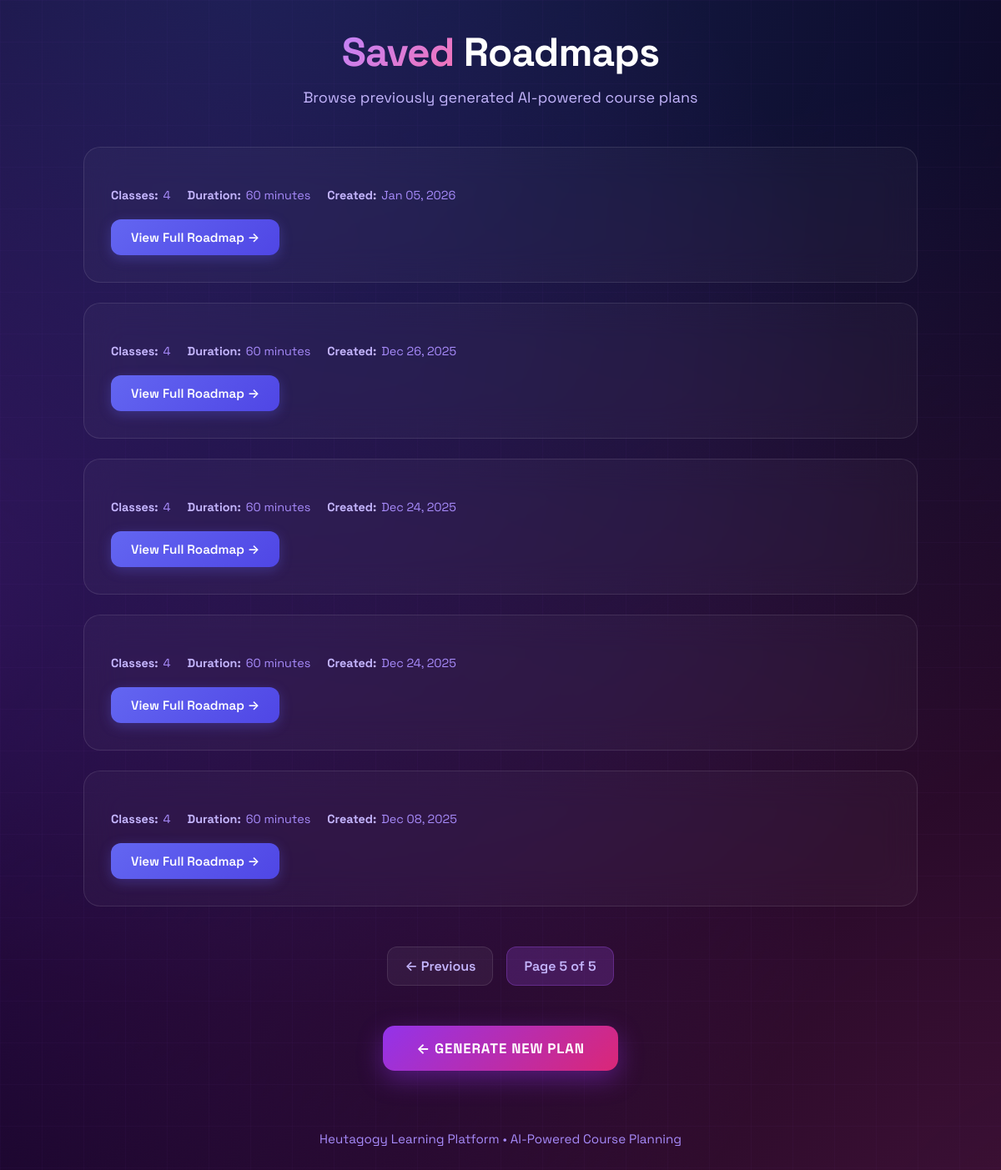
The app's page /teacher/plans/?page=5 with its own data.
### teacher/models.py (models this page shows)
class CoursePlan(models.Model):
    course_name = models.CharField(max_length=200)
    course_outcomes = models.TextField()
    num_classes = models.IntegerField()
    class_duration = models.IntegerField()   # minutes
    class_size = models.IntegerField()
    roadmap = models.TextField()             # generated roadmap JSON or text
    created_at = models.DateTimeField(auto_now_add=True)

### teacher/views.py (the view)
# urls.py: path("plans/", views.view_plans, name="view-plans"),
def view_plans(request):
    plans = CoursePlan.objects.order_by("-created_at")
    paginator = Paginator(plans, 5)  # 5 plans per page
    page_number = request.GET.get("page")
    page_obj = paginator.get_page(page_number)
    return render(request, "teacher/view_plans.html", {
        "page_obj": page_obj
    })

### teacher/templates/teacher/view_plans.html (shortened to what this page needs)
<!DOCTYPE html>
<html lang="en">
<head>
</head>
<body>
  <div class="container">
    <div class="inner">
      <div class="header">
        <h1><span class="highlight">Saved</span> Roadmaps</h1>
        <p>Browse previously generated AI-powered course plans</p>
      </div>
      <div class="plans-list">
        {% for plan in page_obj %}
          <div class="plan-card">
            <div class="plan-meta">
              <span>
                <strong>Classes:</strong> {{ plan.num_classes }}
              </span>
              <span>
                <strong>Duration:</strong> {{ plan.class_duration }} minutes
              </span>
              <span>
                <strong>Created:</strong> {{ plan.created_at|date:"M d, Y" }}
              </span>
            </div>
            <a href="{% url 'plan-detail' plan.id %}" class="view-btn">
              View Full Roadmap →
            </a>
          </div>
        {% empty %}
          <div class="empty-state">
            <p>No plans generated yet. Create your first roadmap!</p>
          </div>
        {% endfor %}
      </div>
      {% if page_obj.paginator.num_pages > 1 %}
        <div class="pagination">
          {% if page_obj.has_previous %}
            <a href="?page={{ page_obj.previous_page_number }}">
              ← Previous
            </a>
          {% endif %}
          <span class="current">
            Page {{ page_obj.number }} of {{ page_obj.paginator.num_pages }}
          </span>
        </div>
      {% endif %}
      <div class="action-section">
        <a href="{% url 'teacher-plan' %}" class="new-plan-btn">
          ← Generate New Plan
        </a>
      </div>
      <div class="footer">
        <p>Heutagogy Learning Platform • AI-Powered Course Planning</p>
      </div>
    </div>
  </div>
</body>
</html>

### teacher/templates/teacher/view_plans.html (style rules this page uses)
* { margin: 0; padding: 0; box-sizing: border-box; }
body { font-family: 'Space Grotesk', -apple-system, BlinkMacSystemFont, sans-serif; min-height: 100vh; background: #0a0118; position: relative; overflow-x: hidden; }
body::before { content: ''; position: fixed; width: 200%; height: 200%; top: -50%; left: -50%; background: radial-gradient(circle at 20% 50%, rgba(147, 51, 234, 0.25) 0%, transparent 50%), radial-gradient(circle at 80% 80%, rgba(236, 72, 153, 0.25) 0%, transparent 50%), radial-gradient(circle at 40% 20%, rgba(59, 130, 246, 0.25) 0%, transparent 50%); animation: drift 20s ease-in-out infinite; z-index: 0; }
body::after { content: ''; position: fixed; inset: 0; background-image: linear-gradient(rgba(168, 85, 247, 0.03) 1px, transparent 1px), linear-gradient(90deg, rgba(168, 85, 247, 0.03) 1px, transparent 1px); background-size: 50px 50px; pointer-events: none; z-index: 0; }
.container { position: relative; z-index: 10; min-height: 100vh; padding: 32px 20px; }
.inner { max-width: 1000px; margin: 0 auto; }
.header { text-align: center; margin-bottom: 48px; animation: fadeInDown 0.8s ease-out; }
.header h1 { font-size: 3rem; font-weight: 700; color: white; margin-bottom: 12px; letter-spacing: -0.02em; }
.header .highlight { background: linear-gradient(135deg, #c084fc, #f472b6); -webkit-background-clip: text; -webkit-text-fill-color: transparent; background-clip: text; }
.header p { color: #c4b5fd; font-size: 1.125rem; }
.plans-list { margin-bottom: 48px; }
.plan-card { background: rgba(255, 255, 255, 0.03); backdrop-filter: blur(20px); border: 1px solid rgba(255, 255, 255, 0.1); border-radius: 20px; padding: 32px; margin-bottom: 24px; transition: all 0.4s cubic-bezier(0.4, 0, 0.2, 1); position: relative; overflow: hidden; animation: fadeInUp 0.8s ease-out both; }
.plan-card:nth-child(1) { animation-delay: 0.1s; }
.plan-card:nth-child(2) { animation-delay: 0.2s; }
.plan-card:nth-child(3) { animation-delay: 0.3s; }
.plan-card:nth-child(4) { animation-delay: 0.4s; }
.plan-card:nth-child(5) { animation-delay: 0.5s; }
.plan-card::before { content: ''; position: absolute; inset: 0; background: linear-gradient(135deg, rgba(168, 85, 247, 0.1), rgba(236, 72, 153, 0.1)); opacity: 0; transition: opacity 0.4s; }
.plan-meta { display: flex; flex-wrap: wrap; gap: 20px; margin-bottom: 20px; font-size: 0.9rem; color: #a78bfa; }
.plan-meta span { display: flex; align-items: center; gap: 6px; }
.plan-meta strong { color: #c4b5fd; }
.view-btn { display: inline-flex; align-items: center; gap: 8px; padding: 12px 24px; background: linear-gradient(135deg, #6366f1, #4f46e5); border: none; border-radius: 12px; color: white; font-size: 0.95rem; font-weight: 600; text-decoration: none; font-family: inherit; cursor: pointer; transition: all 0.3s; box-shadow: 0 4px 15px rgba(99, 102, 241, 0.3); position: relative; overflow: hidden; }
.view-btn::before { content: ''; position: absolute; top: 0; left: -100%; width: 100%; height: 100%; background: linear-gradient(90deg, transparent, rgba(255,255,255,0.2), transparent); transition: left 0.5s; }
.pagination { display: flex; justify-content: center; align-items: center; gap: 16px; margin-bottom: 48px; }
.pagination a, .pagination span { padding: 12px 20px; background: rgba(255, 255, 255, 0.05); border: 1px solid rgba(255, 255, 255, 0.1); border-radius: 12px; color: #c4b5fd; text-decoration: none; font-weight: 600; transition: all 0.3s; }
.pagination .current { background: rgba(168, 85, 247, 0.2); border-color: rgba(168, 85, 247, 0.3); }
.action-section { text-align: center; margin-bottom: 48px; }
.new-plan-btn { display: inline-flex; align-items: center; gap: 12px; padding: 16px 40px; background: linear-gradient(135deg, #9333ea, #db2777); border: none; border-radius: 14px; color: white; font-size: 1.05rem; font-weight: 700; text-decoration: none; font-family: inherit; cursor: pointer; transition: all 0.3s; box-shadow: 0 10px 30px rgba(147, 51, 234, 0.4); text-transform: uppercase; letter-spacing: 0.05em; }
.footer { text-align: center; color: #a78bfa; font-size: 0.95rem; padding: 24px; }

### records on screen
CoursePlan: num_classes "4", class_duration "60", created_at "Jan 05, 2026"
CoursePlan: num_classes "4", class_duration "60", created_at "Dec 26, 2025"
CoursePlan: num_classes "4", class_duration "60", created_at "Dec 24, 2025"
CoursePlan: num_classes "4", class_duration "60", created_at "Dec 24, 2025"
CoursePlan: num_classes "4", class_duration "60", created_at "Dec 08, 2025"

### other values on screen
{{ page_obj.number }} "5"
{{ page_obj.paginator.num_pages }} "5"
